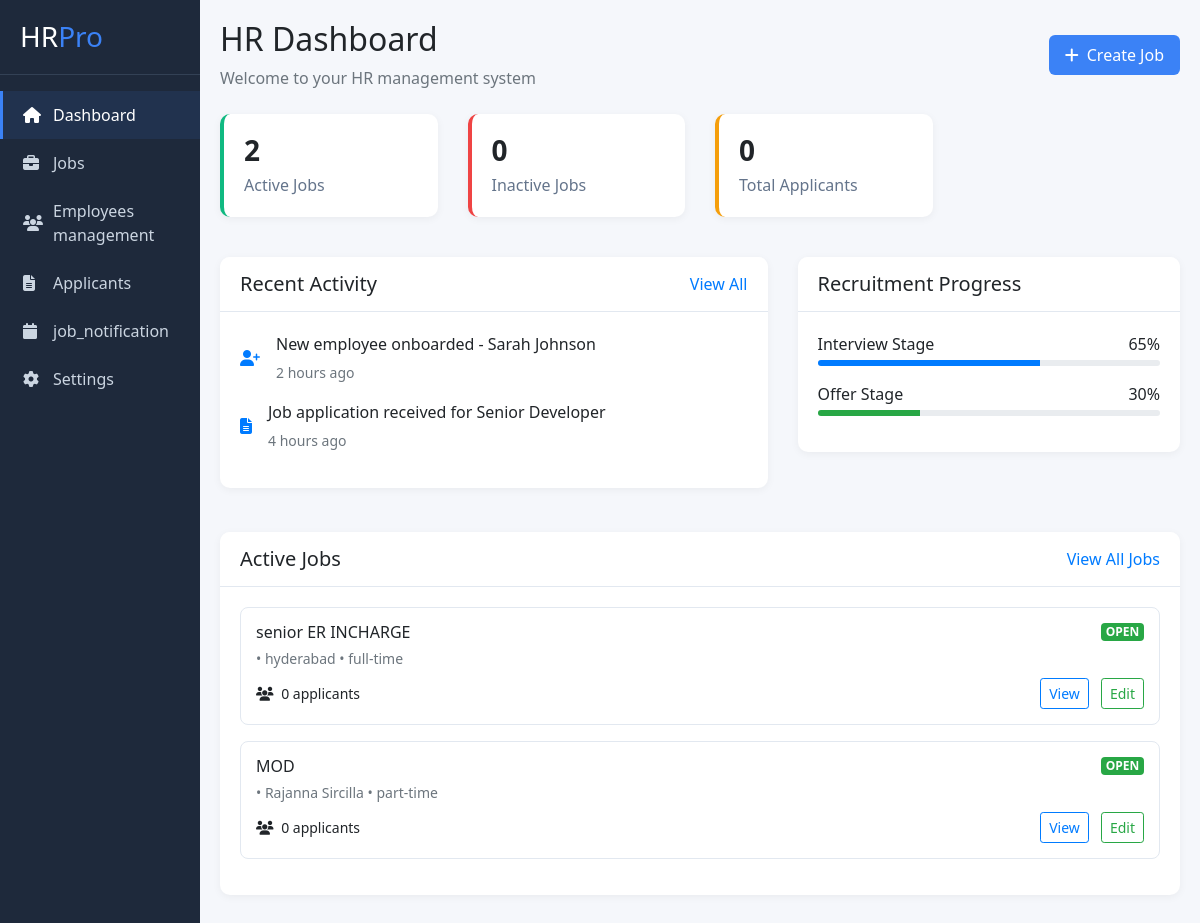
Page /hr/ (signed in) on the committed database.
### base/models.py (models this page shows, shortened)
class jobnotification(models.Model):
    status_choices = (
        ('open', 'Open'),
        ('closed', 'Closed'),
    )
    experiance_choices = (
        ('Fresher', 'Fresher'),
        ('1-3 years', '1-3 years'),
        ('3-5 years', '3-5 years'),
        ('5+ years', '5+ years'),
    )
    job_type=(
        ('full-time','Full-Time'),
        ('part-time','Part-Time'),
    )
    title = models.CharField(max_length=200)
    description = models.TextField()
    job_type = models.CharField(max_length=20, choices=job_type, default='full-time')
    location = models.CharField(max_length=100)
    vaccancy_count = models.IntegerField()
    status = models.CharField(max_length=10, choices=status_choices, default='open')
    created_at = models.DateTimeField(auto_now_add=True)
    deadline = models.DateField()
    salary = models.CharField(max_length=100)
    is_published = models.BooleanField(default=False)
    experiance=models.CharField(max_length=20, choices=experiance_choices, default='Fresher')

### base/views.py (the view)
# urls.py: path('hr/', views.hr_dashboard, name='hr_dashboard'),
@login_required
def hr_dashboard(request):
    if request.user.role != 'hr':
        return redirect('login')
    active_jobs = jobnotification.objects.filter(is_published=True, status='open').count()
    inactive_jobs = jobnotification.objects.filter(is_published=False).count()
    total_applicants = jobapplication.objects.count()
    job_notification=jobnotification.objects.filter(is_published=True,status='open')
    job_notifications = jobnotification.objects.filter(
        is_published=True,
        status='open'
    ).annotate(
        applied_jobs=Count('applications')
    )
    context = {
        'active_jobs': active_jobs,
        'inactive_jobs': inactive_jobs,
        'total_applicants': total_applicants,
        'job_notifications': job_notifications,
    }
    return render(request, 'dashboards/hr_dashboard.html', context)

### base/templates/dashboards/hr_dashboard.html (shortened to what this page needs)
<!DOCTYPE html>
<html lang="en">
<head>
    {% load static %}
    <link rel="stylesheet" href="https://cdn.jsdelivr.net/npm/bootstrap@4.6.2/dist/css/bootstrap.min.css">
    <link rel="stylesheet" href="https://cdnjs.cloudflare.com/ajax/libs/font-awesome/6.4.0/css/all.min.css">
</head>
<body>
    <div class="container-fluid">
        <div class="row">
            <div class="col-md-3 col-lg-2 sidebar">
                <div class="logo">
                    <h3>HR<span>Pro</span></h3>
                </div>
                <nav class="nav flex-column mt-3">
                    <a class="nav-link active" href="#">
                        <i class="fas fa-home"></i>
                        Dashboard
                    </a>
                    <a class="nav-link" href="#">
                        <i class="fas fa-briefcase"></i>
                        Jobs
                    </a>
                    <a class="nav-link" href="{% url 'employee_management' %}">
                        <i class="fas fa-users"></i>
                        Employees management
                    </a>
                    <a class="nav-link" href="{% url 'hr_all_applications' %}">
                        <i class="fas fa-file-alt"></i>
                        Applicants
                    </a>
                    <a class="nav-link" href="{% url 'job_notification' %}">
                        <i class="fas fa-calendar"></i>
                        job_notification
                    </a>
                    <a class="nav-link" href="#">
                        <i class="fas fa-cog"></i>
                        Settings
                    </a>
                </nav>
            </div>
            <div class="col-md-9 col-lg-10 main-content">
                <div class="d-flex justify-content-between align-items-center mb-4">
                    <div>
                        <h2>HR Dashboard</h2>
                        <p class="text-muted mb-0">Welcome to your HR management system</p>
                    </div>
                    <a href="{% url 'create_job' %}" class="btn btn-primary-custom">
                        <i class="fas fa-plus mr-2"></i>Create Job
                    </a>
                </div>
                <div class="row mb-4">
                    <div class="col-md-3 mb-3">
                        <div class="stat-card" style="border-left-color: #10b981;">
                            <h3>{{ active_jobs }}</h3>
                            <p>Active Jobs</p>
                        </div>
                    </div>
                    <div class="col-md-3 mb-3">
                        <div class="stat-card" style="border-left-color: #ef4444;">
                            <h3>{{ inactive_jobs   }}</h3>
                            <p>Inactive Jobs</p>
                        </div>
                    </div>
                    <div class="col-md-3 mb-3">
                        <div class="stat-card" style="border-left-color: #f59e0b;">
                            <h3>{{ total_applicants }}</h3>
                            <p>Total Applicants</p>
                        </div>
                    </div>
                </div>
                <div class="row">
                    <div class="col-lg-7 mb-4">
                        <div class="card-custom">
                            <div class="card-header-custom d-flex justify-content-between align-items-center">
                                <h5 class="mb-0">Recent Activity</h5>
                                <a href="#" class="text-primary">View All</a>
                            </div>
                            <div class="card-body-custom">
                                <div class="activity-item mb-3">
                                    <div class="d-flex align-items-center">
                                        <div class="mr-3 text-primary">
                                            <i class="fas fa-user-plus"></i>
                                        </div>
                                        <div>
                                            <p class="mb-1">New employee onboarded - Sarah Johnson</p>
                                            <small class="text-muted">2 hours ago</small>
                                        </div>
                                    </div>
                                </div>
                                <div class="activity-item mb-3">
                                    <div class="d-flex align-items-center">
                                        <div class="mr-3 text-primary">
                                            <i class="fas fa-file-alt"></i>
                                        </div>
                                        <div>
                                            <p class="mb-1">Job application received for Senior Developer</p>
                                            <small class="text-muted">4 hours ago</small>
                                        </div>
                                    </div>
                                </div>
                            </div>
                        </div>
                    </div>
                    <div class="col-lg-5 mb-4">
                        <div class="card-custom">
                            <div class="card-header-custom">
                                <h5 class="mb-0">Recruitment Progress</h5>
                            </div>
                            <div class="card-body-custom">
                                <div class="mb-3">
                                    <div class="d-flex justify-content-between mb-1">
                                        <span>Interview Stage</span>
                                        <span>65%</span>
                                    </div>
                                    <div class="progress" style="height: 6px;">
                                        <div class="progress-bar bg-primary" style="width: 65%;"></div>
                                    </div>
                                </div>
                                <div class="mb-3">
                                    <div class="d-flex justify-content-between mb-1">
                                        <span>Offer Stage</span>
                                        <span>30%</span>
                                    </div>
                                    <div class="progress" style="height: 6px;">
                                        <div class="progress-bar bg-success" style="width: 30%;"></div>
                                    </div>
                                </div>
                            </div>
                        </div>
                    </div>
                </div>
                <div class="card-custom">
                    <div class="card-header-custom d-flex justify-content-between align-items-center">
                        <h5 class="mb-0">Active Jobs</h5>
                        <a href="#" class="text-primary">View All Jobs</a>
                    </div>
                    <div class="card-body-custom">
    {% for job in job_notifications %}
    <div class="job-card mb-3">
        <div class="d-flex justify-content-between align-items-start mb-2">
            <div>
                <h6 class="mb-1">{{ job.title }}</h6>
                <small class="text-muted">
                    {{ job.department }} • {{ job.location }} • {{ job.job_type }}
                </small>
            </div>
            {% if job.status == 'open' %}
                <span class="badge badge-success">OPEN</span>
            {% else %}
                <span class="badge badge-secondary">CLOSED</span>
            {% endif %}
        </div>
        <div class="d-flex justify-content-between align-items-center">
            <small>
                <i class="fas fa-users mr-1"></i>
                {{ job.applied_jobs }} applicants
            </small>
            <div>
                <a href="" class="btn btn-sm btn-outline-primary mr-2">
                    View
                </a>
                <a href="" class="btn btn-sm btn-outline-success">
                    Edit
                </a>
            </div>
        </div>
    </div>
    {% empty %}
        <p class="text-muted text-center">No active job notifications</p>
    {% endfor %}
</div>
                </div>
            </div>
        </div>
    </div>
</body>
</html>

### base/templates/dashboards/hr_dashboard.html (style rules this page uses)
body { background-color: #f5f7fb; font-family: 'Segoe UI', Tahoma, Geneva, Verdana, sans-serif; }
.sidebar { background-color: #1e293b; min-height: 100vh; padding: 0; }
.sidebar .logo { padding: 20px; border-bottom: 1px solid #334155; }
.sidebar .logo h3 { color: white; margin: 0; }
.sidebar .logo span { color: #3b82f6; }
.sidebar .nav-link { color: #cbd5e1; padding: 12px 20px; display: flex; align-items: center; border-left: 3px solid transparent; }
.sidebar .nav-link:hover, .sidebar .nav-link.active { background-color: rgba(59, 130, 246, 0.1); color: white; border-left-color: #3b82f6; }
.sidebar .nav-link i { margin-right: 10px; width: 20px; }
.main-content { padding: 20px; }
.stat-card { background: white; border-radius: 10px; padding: 20px; box-shadow: 0 2px 8px rgba(0,0,0,0.05); border-left: 4px solid; }
.stat-card h3 { font-size: 28px; font-weight: 600; margin-bottom: 5px; }
.stat-card p { color: #64748b; margin: 0; }
.card-custom { background: white; border-radius: 10px; box-shadow: 0 2px 8px rgba(0,0,0,0.05); margin-bottom: 20px; }
.card-header-custom { background: white; border-bottom: 1px solid #e2e8f0; padding: 15px 20px; border-radius: 10px 10px 0 0; }
.card-body-custom { padding: 20px; }
.job-card { border: 1px solid #e2e8f0; border-radius: 8px; padding: 15px; margin-bottom: 15px; }
.btn-primary-custom { background: #3b82f6; color: white; border: none; padding: 8px 16px; border-radius: 6px; }

### rows in the picture
jobnotification: title "senior ER INCHARGE", location "hyderabad", job_type "full-time", status "OPEN", applied_jobs "0"
jobnotification: title "MOD", location "Rajanna Sircilla", job_type "part-time", status "OPEN", applied_jobs "0"

### other values in the picture
{{ active_jobs }} "2"
{{ inactive_jobs }} "0"
{{ total_applicants }} "0"
